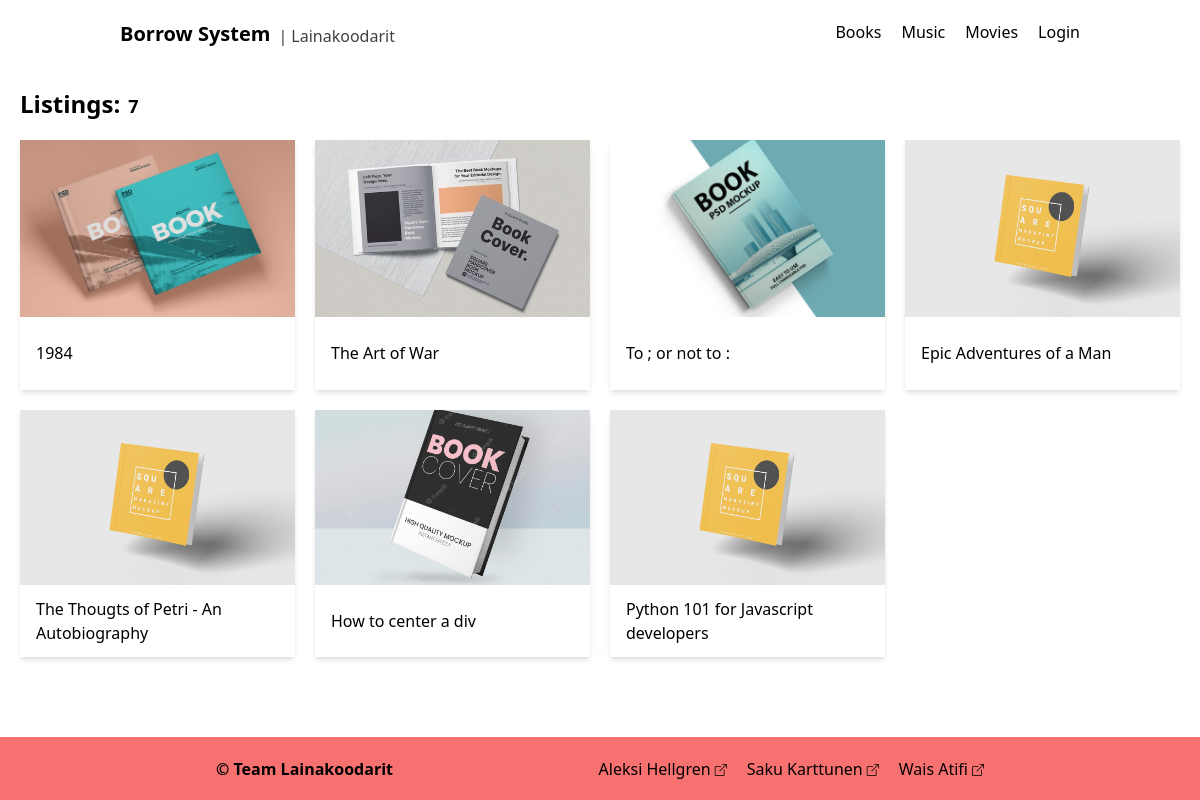
The app's page /list?category=book with its own data.
### borrow/models.py (models this page shows, shortened)
class Product(models.Model):
    name = models.CharField(max_length=50)
    genre = models.CharField(max_length=30)
    description = models.TextField(
        max_length=750, default="description not available")
    date_added = models.DateField(auto_now_add=True)
    author = models.ManyToManyField(Author)
    category = models.CharField(max_length=30)
    amount = models.SmallIntegerField(default=0)
    loaned_amount = models.SmallIntegerField(default=0)
    genre = models.CharField(max_length=30, blank=True, null=True)
    language = models.CharField(max_length=30, blank=True, null=True)
    image = models.FileField(
        upload_to="images/", blank=True, null=True)
    class Meta:
        ordering = ["name"]

### borrow/views.py (the view)
# urls.py: path('list', views.ProductListView.as_view(), name='list'),
class ProductListView(generic.ListView):
    template_name = 'borrow/product_list.html'
    context_object_name = 'listings'
    model = Product
    def get_context_data(self, **kwargs):
        context = super().get_context_data(**kwargs)
        for obj in context['object_list']:
            if not obj.image:
                obj.image = random_default_thumbnail(obj.category)
        return context
    def get_queryset(self):
        queryset = Product.objects
        category_filter = self.request.GET['category']
        if category_filter:
            queryset = queryset.filter(category=category_filter)
        return queryset.order_by('-date_added')

### borrow/views.py (called while the page is built)
def random_default_thumbnail(category: str) -> str:
    random_num = randint(1, 5)
    return f"defaults/placeholder-{category}-{random_num}.jpg"

### borrow/templates/borrow/product_list.html (shortened to what this page needs)
{% extends 'base.html' %}
{% block content %}
  <header class="max-w-[1200px] mx-auto px-5 my-5">
    <div class="flex items-end gap-x-2 text-lg font-semibold">
      <h1 class="text-2xl font-bold">Listings:</h1>
      <p>{{ listings.count }}</p>
    </div>
  </header>
  <section class="max-w-[1200px] mx-auto px-5 mb-20">
    <div class="grid gap-5 sm:grid-cols-2 md:grid-cols-3 lg:grid-cols-4">
    {% for listing in listings %}
      <a href="{% url 'borrow:product' listing.id %}" draggable="false"
        class="product-card shadow-md flex flex-col select-none group">
        <div class="product-img overflow-hidden group relative sm:h-5/6">
          {% if listing.image %}
            <img src="{{ listing.image.url }}" alt="{{ listing.name}} -thumbnail" width="199" height="200" draggable="false"
              class="object-cover w-full h-full transition-all group-hover:scale-111"/>
          {% else %}
          {% load static %}
          {% endif %}
        </div>
        <div class="product-info px-4 py-2 flex items-center sm:h-2/6">
          <h3 class="line-clamp-1 group-hover:underline sm:line-clamp-2">{{ listing.name }}</h3>
        </div>
      </a>
    {% endfor %}
    </div>
  </section>
{% endblock %}

### records on screen
Product: shows a picture, name "1984"
Product: shows a picture, name "The Art of War"
Product: shows a picture, name "To ; or not to :"
Product: name "Epic Adventures of a Man"
Product: name "The Thougts of Petri - An Autobiography"
Product: shows a picture, name "How to center a div"
Product: name "Python 101 for Javascript developers"

### other values on screen
{{ listings.count }} "7"
